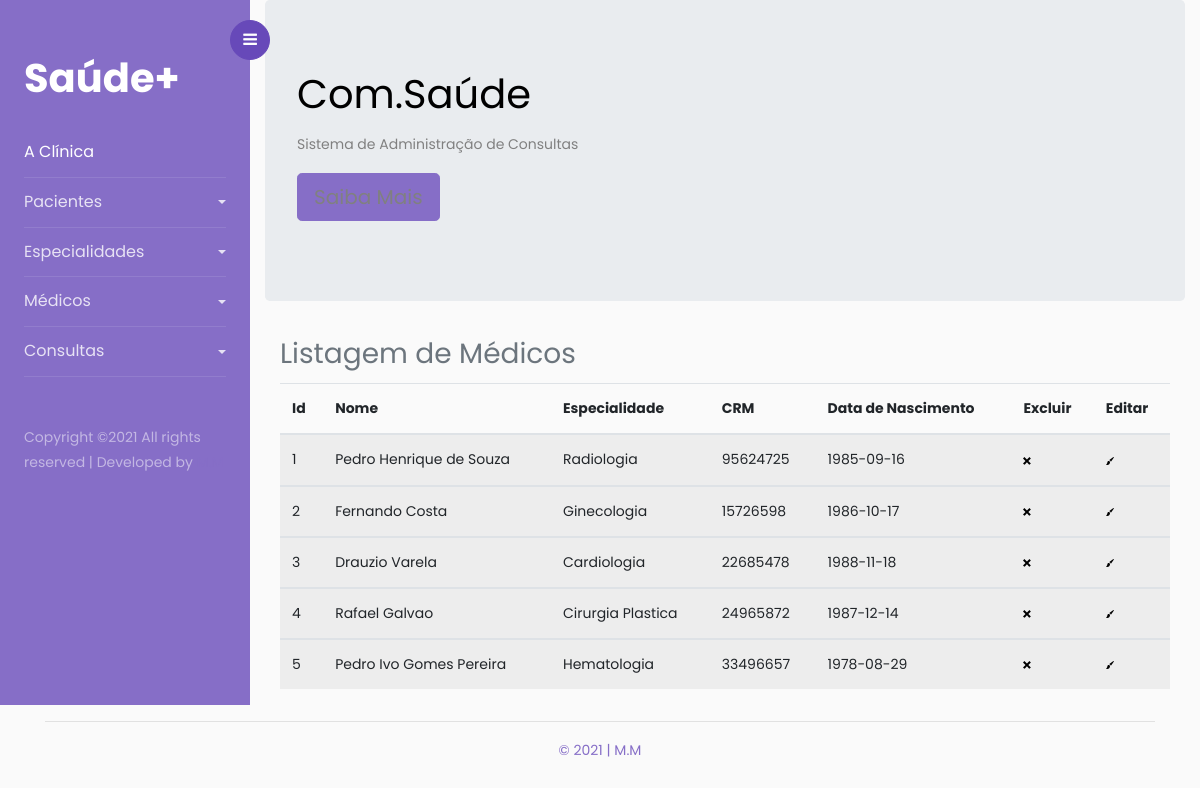
/index.php?pagina=elenca_medico.php, run on the app's committed database.
### tables this page shows
CREATE TABLE IF NOT EXISTS `medico` (
  `id_medico` INT NOT NULL AUTO_INCREMENT COMMENT 'Id da Tabela medico',
  `nome_medico` VARCHAR(40) CHARACTER SET 'utf8' COLLATE 'utf8_general_ci' NOT NULL COMMENT 'Nome do Médico',
  `crm_medico` VARCHAR(8) CHARACTER SET 'utf8' COLLATE 'utf8_general_ci' NOT NULL COMMENT 'CRM do Médico\nMáximo 8 números',
  `data_nasc_medico` DATE NOT NULL COMMENT 'Data de Nascimento do Médico',
  `especialidade_id_especialidade` INT NOT NULL,
  PRIMARY KEY (`id_medico`, `especialidade_id_especialidade`),
  UNIQUE INDEX `id_medico_UNIQUE` (`id_medico` ASC),
  INDEX `fk_medico_especialidade1_idx` (`especialidade_id_especialidade` ASC),
  CONSTRAINT `fk_medico_especialidade1`
    FOREIGN KEY (`especialidade_id_especialidade`)
    REFERENCES `especialidade` (`id_especialidade`)
    ON DELETE CASCADE
    ON UPDATE CASCADE);

CREATE TABLE IF NOT EXISTS `especialidade` (
  `id_especialidade` INT NOT NULL AUTO_INCREMENT COMMENT 'Id da Tabela especialidade',
  `descricao_especialidade` VARCHAR(40) CHARACTER SET 'utf8' COLLATE 'utf8_general_ci' NOT NULL COMMENT 'Descrição (nome) da Especialidade Médica',
  PRIMARY KEY (`id_especialidade`),
  UNIQUE INDEX `id_especialidade_UNIQUE` (`id_especialidade` ASC));

### class/Conessione.php (called while the page is built, shortened)
<?php
class Conexao {
	public static function abrirConexao() {
		$mysql_usuario = "root";
		$mysql_password = "";
		$mysql_database = "saudesystem";
		$mysql_host  = "localhost";
		$varcon = mysqli_connect($mysql_host, $mysql_usuario, $mysql_password, $mysql_database);
		if ($varcon)
			return($varcon);
		  else
			return(false);
	}
	public static function fecharConexao($varcon) {
		if(mysqli_close($varcon))
			return(true);
		else
			return(false);
	}
	public static function executaSql($strSql) {
		$linkCon = Conexao::abrirConexao();
		$resultado = mysqli_query($linkCon, $strSql);
	   	return $resultado;
	}
}

### class/Medico.php (called while the page is built, shortened)
<?php
include "Conessione.php";
class Medico {
    private $idMedico;
    private $nomeMedico;
    private $crmMedico;
    private $dataNascimentoMedico;
    private $descricaoMedicoEspecialidade;
    public function getIdMedico() {
        return $this->idMedico;
    }
    public function setIdMedico($idMedico) {
        $this->idMedico = $idMedico;
    }
    public function getNomeMedico() {
        return $this->nomeMedico;
    }
    public function setNomeMedico($nomeMedico) {
        $this->nomeMedico = $nomeMedico;
    }
    public function getCrmMedico() {
        return $this->crmMedico;
    }
    public function setCrmMedico($crmMedico) {
        $this->crmMedico = $crmMedico;
    }
    public function getDataNascimentoMedico() {
        return $this->dataNascimentoMedico;
    }
    public function setDataNascimentoMedico($dataNascimentoMedico) {
        $this->dataNascimentoMedico = $dataNascimentoMedico;
    }
    public function getDescricaoMedicoEspecialidade() {
        return $this->descricaoMedicoEspecialidade;
    }
    public function setDescricaoMedicoEspecialidade($descricaoMedicoEspecialidade) {
        $this->descricaoMedicoEspecialidade = $descricaoMedicoEspecialidade;
    }
    public function listarMedico() {
        $strSql = "SELECT * FROM medico INNER JOIN especialidade ON medico.especialidade_id_especialidade = especialidade.id_especialidade";
        $rs = Conexao::executaSql($strSql);
        return $rs;
    }
}

### elenca_medico.php (the view)
<?php
    include 'class/Medico.php';
    $medico = new Medico();
    $consulta = $medico->listarMedico();
?>
<div class="container">
    <div class="header clearfix">
        <h3 class="text-muted">Listagem de Médicos</h3>
    </div>
    <div class="row">
        <div class="col-md-12">
            <div class="panel panel-default">
                <div class="panel-body">
                    <div class="table-responsive">
                        <table class="table cabecalho table-striped" >
                            <thead>
                                <tr>
                                    <th class="cabecalho">Id</th>
                                    <th class="cabecalho">Nome</th>
                                    <th class="cabecalho">Especialidade</th>
                                    <th class="cabecalho">CRM</th>
                                    <th class="cabecalho">Data de Nascimento</th>
                                    <th class="cabecalho">Excluir</th>
                                    <th class="cabecalho">Editar</th>
                                </tr>
                            </thead>
                            <?php
                            while($linha = mysqli_fetch_array($consulta, MYSQLI_ASSOC)) {
                                $medico->setIdMedico($linha['id_medico']);
                                $medico->setNomeMedico($linha['nome_medico']);
                                $medico->setIdMedicoEspecialidade($linha['especialidade_id_especialidade']);
                                $medico->setDescricaoMedicoEspecialidade($linha['descricao_especialidade']);
                                $medico->setCrmMedico($linha['crm_medico']);
                                $medico->setDataNascimentoMedico($linha['data_nasc_medico']);
                                $alert = 'msgConfirmaDeleteMedico('.$medico->getIdMedico().')';
                                echo '
                                <tbody>
                                    <tr>
                                        <td>'.$medico->getIdMedico().'</td>
                                        <td>'.$medico->getNomeMedico().'</td>
                                        <td>'.$medico->getDescricaoMedicoEspecialidade().'</td>
                                        <td>'.$medico->getCrmMedico().'</td>
                                        <td>'.$medico->getDataNascimentoMedico().'</td>
                                        <td><a href="javascript:void(null);" onclick="'.$alert.'"><img src="icones/open-iconic/svg/x.svg" alt="remover"></a></td>
                                        <td><a href="index.php?pagina=aggiorna_medico.php&idMedico='.$medico->getIdMedico().'"><img src="icones/open-iconic/svg/brush.svg" alt="editar"></a></td>
                                    </tr>
                                </tbody>';
                            }
                            ?>
                        </table>
                    </div>
                </div>
            </div>
        </div>
    </div>
</div>

### data on the page
medico: id_medico "1", nome_medico "Pedro Henrique de Souza", especialidade_id_especialidade.descricao_especialidade "Radiologia", crm_medico "95624725", data_nasc_medico "1985-09-16"
medico: id_medico "2", nome_medico "Fernando Costa", especialidade_id_especialidade.descricao_especialidade "Ginecologia", crm_medico "15726598", data_nasc_medico "1986-10-17"
medico: id_medico "3", nome_medico "Drauzio Varela", especialidade_id_especialidade.descricao_especialidade "Cardiologia", crm_medico "22685478", data_nasc_medico "1988-11-18"
medico: id_medico "4", nome_medico "Rafael Galvao", especialidade_id_especialidade.descricao_especialidade "Cirurgia Plastica", crm_medico "24965872", data_nasc_medico "1987-12-14"
medico: id_medico "5", nome_medico "Pedro Ivo Gomes Pereira", especialidade_id_especialidade.descricao_especialidade "Hematologia", crm_medico "33496657", data_nasc_medico "1978-08-29"
